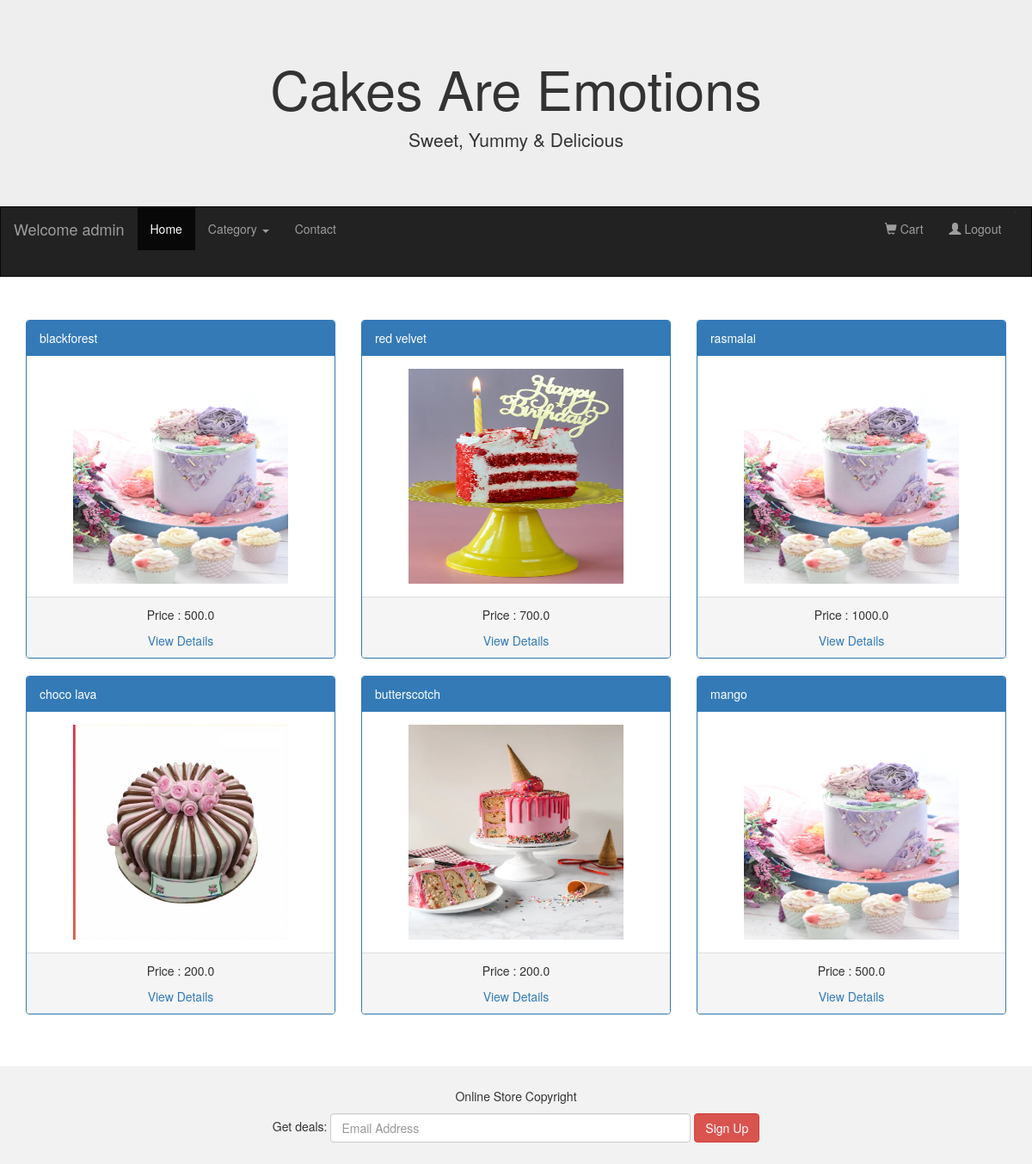
Screenshot of / (signed in) with the database file from the repository.
### adminApp/models.py (models this page shows)
class Product(models.Model):
    pname = models.CharField(max_length=20)
    price = models.FloatField(default=200)
    description = models.CharField(max_length=50)
    size = models.FloatField(default=1)
    quantity = models.IntegerField()
    image = models.ImageField(default = 'abc.jpg',upload_to = "Images")
    cat = models.ForeignKey(to='Category', on_delete=models.CASCADE)
    class Meta:
        db_table = "Product"

### userApp/views.py (the view)
# urls.py: path('',views.homepage),
def homepage(request):
    cats = Category.objects.all()
    cakes = Product.objects.all()
    return render(request,"homepage.html",{"cats":cats,"cakes":cakes})

### userApp/templates/homepage.html (shortened to what this page needs)
<!DOCTYPE html>
<html lang="en">
<head>
  <link rel="stylesheet" href="https://maxcdn.bootstrapcdn.com/bootstrap/3.4.1/css/bootstrap.min.css">
</head>
<body>
<div class="jumbotron">
  <div class="container text-center">
    <h1>Cakes Are Emotions </h1>
    <p>Sweet, Yummy & Delicious </p>
  </div>
</div>
<nav class="navbar navbar-inverse">
  <div class="container-fluid">
    <div class="navbar-header">
      {%if "uname" in request.session%}
      <a class="navbar-brand" href="#">Welcome {{request.session.uname}}</a>
      {%else%}
      <a class="navbar-brand" href="#">Cake Shop</a>
      {%endif%}
    </div>
    <div class="collapse navbar-collapse" id="myNavbar">
      <ul class="nav navbar-nav">
        <li class="active"><a href="/">Home</a></li>
        <li class="dropdown">
          <a class="dropdown-toggle" data-toggle="dropdown" href="#">Category
          <span class="caret"></span></a>
          <ul class="dropdown-menu">
            {%for cat in cats%}
            <li><a href="/showcakes/{{cat.id}}">{{cat.category_name}}</li>
              {%endfor%}
          </ul>
        <li><a href="#">Contact</a></li>
      </ul>
      <ul class="nav navbar-nav navbar-right">
        {%if "uname" in request.session%}
        <li><a href="/showAll"><span class="glyphicon glyphicon-shopping-cart"></span> Cart</a></li>
        <li><a href="/logout"><span class="glyphicon glyphicon-user"></span> Logout </a></li>`
        {%else%}
        <li><a href="/login"><span class="glyphicon glyphicon-user"></span> Login </a></li>`
        <li><a href="/signup"><span class="glyphicon glyphicon-user"></span> Signup </a></li>
        {%endif%}
      </ul>
    </div>
  </div>
</nav>
{%block content%}
<div class="container">
  <div class="row">
    {%for cake in cakes%}
    <div class="col-sm-4">
      <div class="panel panel-primary">
        <div class="panel-heading">{{cake.pname}}</div>
        <div class="panel-body"><center>  <a href="/viewDetails/{{cake.id}}"><img src="{{cake.image.url}}" class="img-responsive" style="width:250px;height:250px;" alt="Image"> </a></center></div>
        <div class="panel-footer"> <center> <p> Price : {{cake.price}} </p>
          <a href="/viewDetails/{{cake.id}}"> View Details </a>
        </center> </div>
      </div>
    </div>
    {%endfor%}
  </div>
</div><br><br>
{%endblock%}
<footer class="container-fluid text-center">
  <p>Online Store Copyright</p>
  <form class="form-inline">Get deals:
    <input type="email" class="form-control" size="50" placeholder="Email Address">
    <button type="button" class="btn btn-danger">Sign Up</button>
  </form>
</footer>
</body>
</html>

### userApp/templates/homepage.html (style rules this page uses)
.navbar { margin-bottom: 50px; border-radius: 0; }
.jumbotron { margin-bottom: 0; }
footer { background-color: #f2f2f2; padding: 25px; }

### rows the page displays
Product: pname "blackforest", image (picture), price "500.0"
Product: pname "red velvet", image (picture), price "700.0"
Product: pname "rasmalai", image (picture), price "1000.0"
Product: pname "choco lava", image (picture), price "200.0"
Product: pname "butterscotch", image (picture), price "200.0"
Product: pname "mango", image (picture), price "500.0"

### other values shown
{{ request.session.uname }} "admin"
